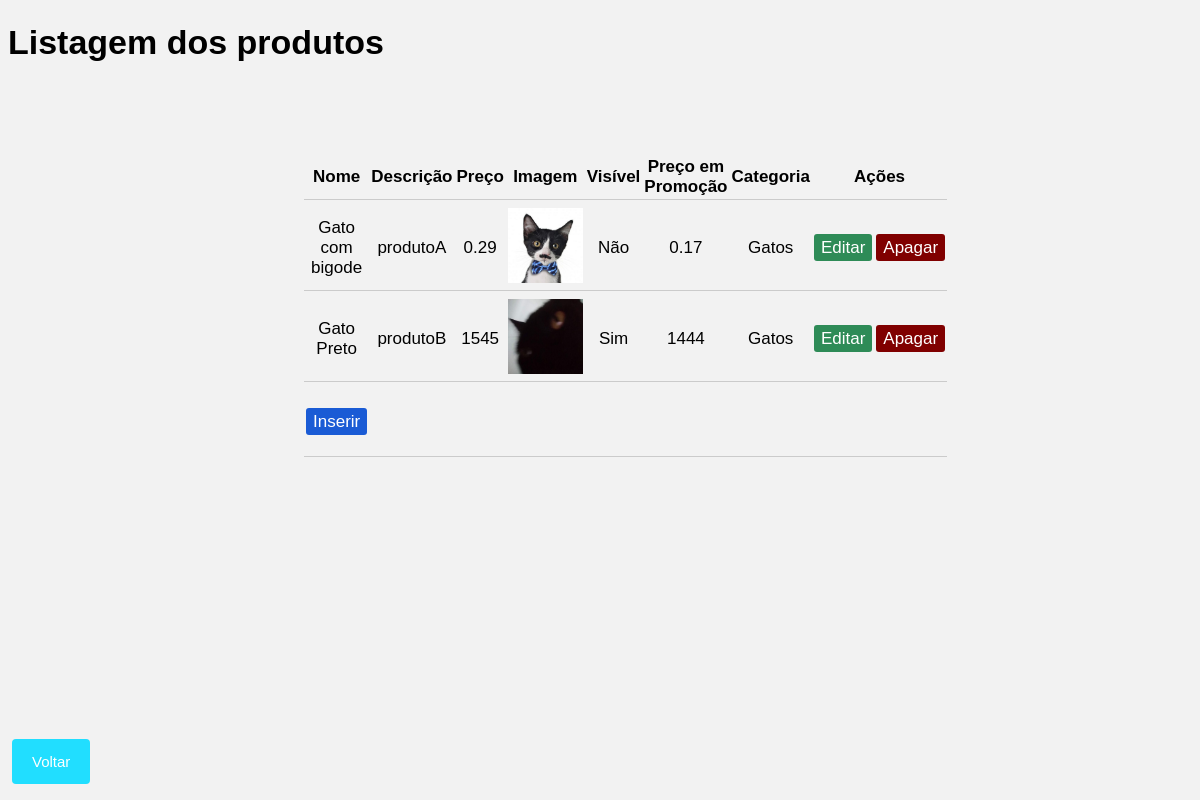
/backoffice/mysql/produtos/list.php, run on the app's committed database.
### tables this page shows
CREATE TABLE `produtos` (
  `id_produto` int(11) NOT NULL,
  `nome` varchar(100) NOT NULL,
  `descricao` varchar(100) NOT NULL,
  `preco` float NOT NULL,
  `imagem` varchar(500) NOT NULL,
  `visivel` tinyint(1) NOT NULL,
  `preco_promo` float NOT NULL,
  `id_categoria` int(11) NOT NULL
);

CREATE TABLE `categorias` (
  `id_categoria` int(11) NOT NULL,
  `nome` varchar(500) NOT NULL
);

### backoffice/mysql/produtos/list.php (the view, shortened to what this page needs)
<!DOCTYPE html>
<html>
<head>
    <?php
    include '../../dbcon.inc';
    ?>
</head>
<body>
    <div>
        <a class="voltar" href="../../backoffice.php">Voltar</a>
    </div>
        <?php
        if (isset($_GET["edit"])) {
            $id = $_GET["edit"];
            $query_select = mysqli_query($con, "SELECT nome FROM `categorias` WHERE `id_categoria`='$id'");
            $linha_cat = mysqli_fetch_array($query_select);
            $categoria = $linha_cat["nome"];
            ?> <h1>Listagem dos registos da categoria: <?php echo $categoria; ?> </h1> <?php
            $query = mysqli_query($con, "SELECT * FROM `produtos` WHERE `id_categoria`='$id'") or die(alerta("Erro na seleção de dados."));
        } else {
            ?> <h1>Listagem dos produtos</h1> <?php
            $query = mysqli_query($con, "SELECT * FROM `produtos`") or die(alerta("Erro na seleção de dados."));
        }
        ?>
    <div class="php">
        <table>
            <thead>
                <tr>
                    <th>Nome</th>
                    <th>Descrição</th>
                    <th>Preço</th>
                    <th>Imagem</th>
                    <th>Visível</th>
                    <th>Preço em Promoção</th>
                    <th>Categoria</th>
                    <th colspan="2">Ações</th>
                </tr>
            </thead>
            <?php while ($linha = mysqli_fetch_array($query)) { ?>
                <tr>
                    <td><?php echo $linha['nome']; ?></td>
                    <td><?php echo $linha['descricao']; ?></td>
                    <td><?php echo $linha['preco']; ?></td>
                    <td><img style="height:75px; width:75px;"src="<?php echo "../../../images/uploads/".$linha['imagem']; ?>"</td>
                    <td><?php if ($linha['visivel'] == 1) { echo "Sim";} else { echo "Não"; } ; ?></td>
                    <td><?php echo $linha['preco_promo']; ?></td>
                    <td>
                        <?php
                            $obter_cat = mysqli_query($con, "SELECT * FROM `categorias` WHERE `id_categoria` = '$linha[id_categoria]' ") or die(alerta("Erro na obteção de categorias"));
                            $linha_cat = mysqli_fetch_array($obter_cat);
                            echo "$linha_cat[nome]";
                        ?>
                    <td>
                        <a href="edit.php?edit=<?php echo $linha['id_produto']; ?>" class="edit_btn">Editar</a>
                    </td>
                    <td>
                        <a href="delete.php?edit=<?php echo $linha['id_produto']; ?>" class="del_btn" onclick="return confirm('Deseja apagar o produto <?php echo $linha['nome'] ?>?');">Apagar</a>
                    </td>
                </tr>
            <?php } ?>
                <tr style="height:75px;">
                    <td><a href="insert.php" class="insert_btn" >Inserir</a></td>
                    <td></td>
                    <td></td>
                    <td></td>
                    <td></td>
                    <td></td>
                    <td></td>
                    <td></td>
                    <td></td>
                </tr>
        </table>
    </div>
</body>
</html>

### backoffice/mysql/produtos/list.php (style rules this page uses)
body { background-color: #f2f2f2; font-family: Arial, Helvetica, sans-serif; font-size: 17px; }
.voltar { background-color: #21deff; color: white; padding: 14px 20px; margin: 8px 0; border: none; border-radius: 4px; cursor: pointer; position: absolute; bottom: 1%; left: 1%; font-family: Arial, Helvetica, sans-serif; font-size: 15px; text-decoration: none; }
div.php { padding-left: 25%; padding-top: 50px; width: 50%; height: 50%; font-family: Arial, Helvetica, sans-serif; font-size: 17px; }
.edit_btn { text-decoration: none; padding: 4px 7px; background: #2E8B57; color: white; border-radius: 3px; }
.del_btn { text-decoration: none; padding: 4px 7px; color: white; border-radius: 3px; background: #800000; }
.insert_btn { text-decoration: none; padding: 4px 7px; color: white; border-radius: 3px; background: #1a5bd5 ; }
table { width: 100%; margin: 20px auto; border-collapse: collapse; text-align: left; }
tr { border-bottom: 1px solid #cbcbcb; }
th, td { border: none; height: 32px; padding: 2px; text-align: center; }
td { padding-top: 8px; }

### data on the page
produtos: nome "Gato com bigode", descricao "produtoA", preco "0.29", imagem (picture), visivel "Não", preco_promo "0.17", id_categoria.nome "Gatos"
produtos: nome "Gato Preto", descricao "produtoB", preco "1545", imagem (picture), visivel "Sim", preco_promo "1444", id_categoria.nome "Gatos"
